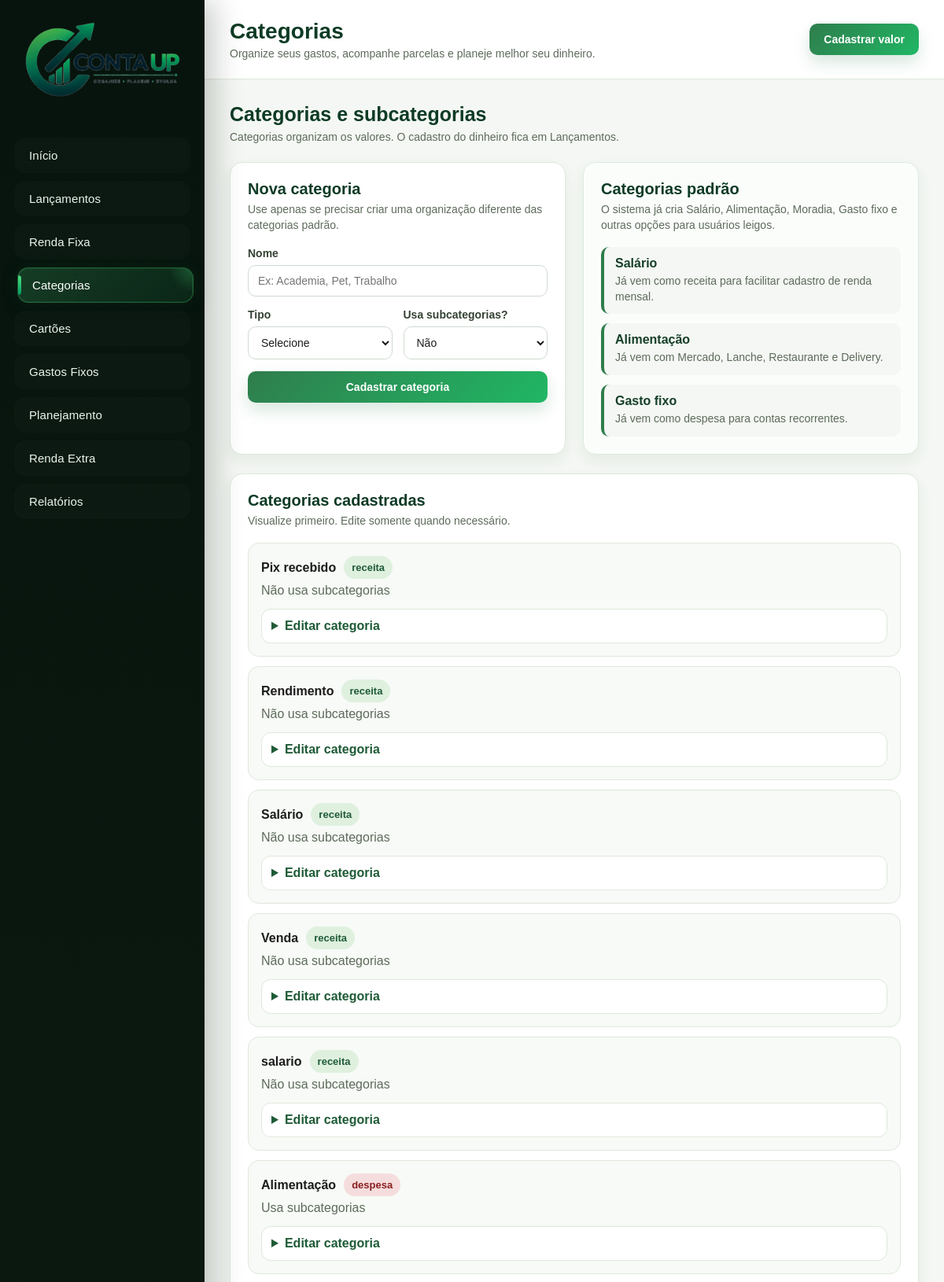
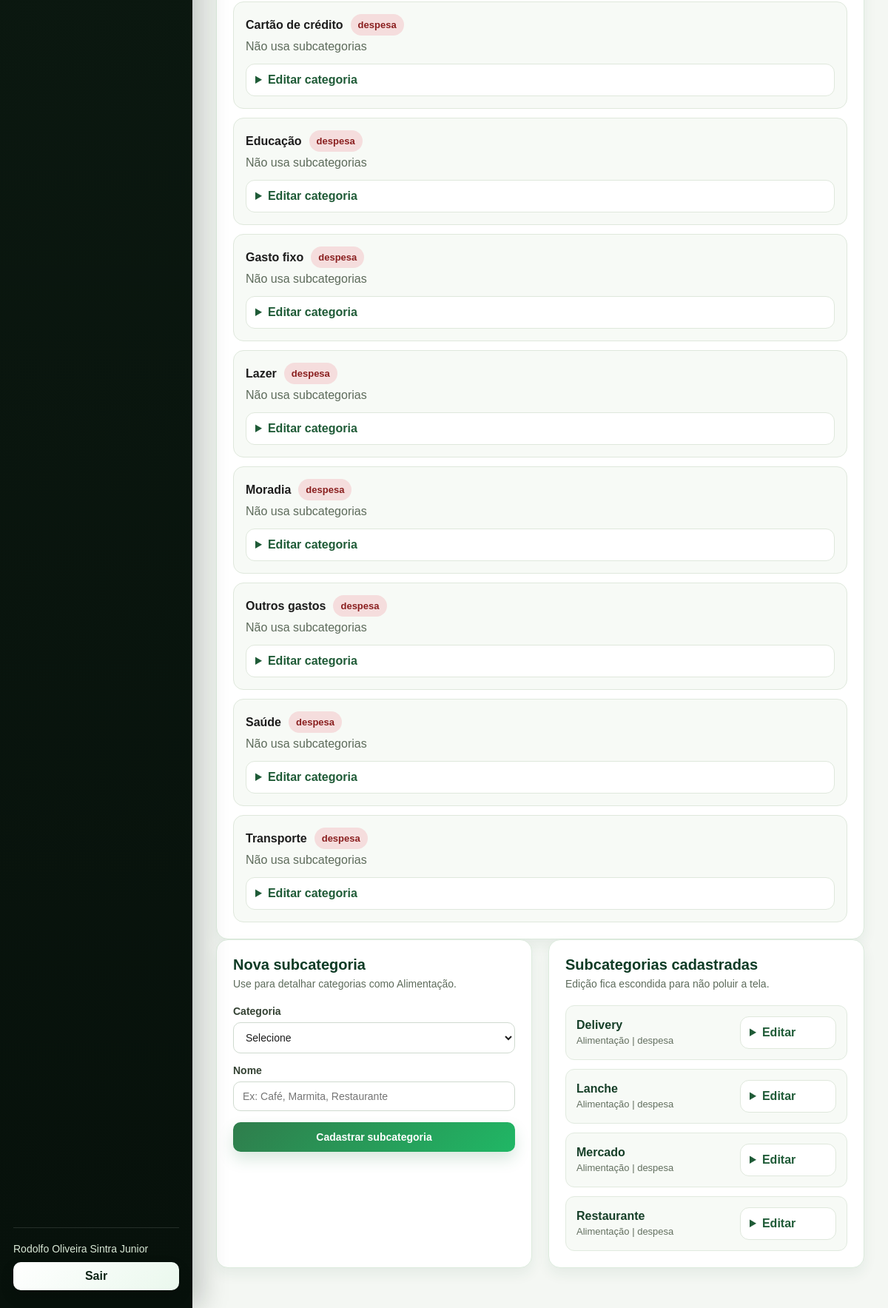
Screenshot of /categorias (signed in) with the database file from the repository (2 pictures, top to bottom).
### tables this page shows
CREATE TABLE categorias (
            id INTEGER PRIMARY KEY AUTOINCREMENT,
            usuario_id INTEGER NOT NULL,
            nome TEXT NOT NULL,
            tipo TEXT NOT NULL CHECK(tipo IN ('receita', 'despesa')),
            usa_subcategorias INTEGER DEFAULT 0,
            ativo INTEGER DEFAULT 1,
            FOREIGN KEY (usuario_id) REFERENCES usuarios(id) ON DELETE CASCADE
        );

CREATE TABLE subcategorias (
            id INTEGER PRIMARY KEY AUTOINCREMENT,
            usuario_id INTEGER NOT NULL,
            categoria_id INTEGER NOT NULL,
            nome TEXT NOT NULL,
            ativo INTEGER DEFAULT 1,
            FOREIGN KEY (usuario_id) REFERENCES usuarios(id) ON DELETE CASCADE,
            FOREIGN KEY (categoria_id) REFERENCES categorias(id) ON DELETE CASCADE
        );

### rotas/categorias.py (the view)
@categorias_bp.route('/categorias')
@login_obrigatorio
def categorias():
    usuario_id = session.get('usuario_id')
    categorias_lista = listar_categorias(usuario_id)
    subcategorias_lista = listar_subcategorias(usuario_id)
    return render_template(
        'categorias.html',
        categorias=categorias_lista,
        subcategorias=subcategorias_lista
    )

### app.py (called while the page is built)
@app.context_processor
def funcoes_globais():
    return {
        'formatar_moeda': formatar_moeda
    }

### database.py (called while the page is built)
def conectar():
    conexao = sqlite3.connect(DATABASE)
    conexao.row_factory = sqlite3.Row
    conexao.execute('PRAGMA foreign_keys = ON')
    return conexao

def listar_categorias(usuario_id, tipo=None):
    conexao = conectar()
    cursor = conexao.cursor()
    if tipo:
        cursor.execute(
            '''
            SELECT * FROM categorias
            WHERE usuario_id = ?
            AND tipo = ?
            AND ativo = 1
            ORDER BY nome
            ''',
            (usuario_id, tipo)
        )
    else:
        cursor.execute(
            '''
            SELECT * FROM categorias
            WHERE usuario_id = ?
            AND ativo = 1
            ORDER BY tipo DESC, nome
            ''',
            (usuario_id,)
        )
    categorias = cursor.fetchall()
    conexao.close()
    return categorias

def listar_subcategorias(usuario_id):
    conexao = conectar()
    cursor = conexao.cursor()
    cursor.execute(
        '''
        SELECT
            subcategorias.id,
            subcategorias.nome,
            subcategorias.categoria_id,
            categorias.nome AS categoria,
            categorias.tipo
        FROM subcategorias
        JOIN categorias ON categorias.id = subcategorias.categoria_id
        WHERE subcategorias.usuario_id = ?
        AND subcategorias.ativo = 1
        AND categorias.ativo = 1
        ORDER BY categorias.nome, subcategorias.nome
        ''',
        (usuario_id,)
    )
    subcategorias = cursor.fetchall()
    conexao.close()
    return subcategorias

### rotas/auth.py (called while the page is built)
def usuario_logado():
    return session.get('usuario_id')

def login_obrigatorio(funcao):
    @wraps(funcao)
    def wrapper(*args, **kwargs):
        if not usuario_logado():
            flash('Faça login para acessar o sistema.', 'aviso')
            return redirect(url_for('auth.login'))
        return funcao(*args, **kwargs)
    return wrapper

### templates/categorias.html (shortened to what this page needs)
{% extends 'base.html' %}
{% block pagina %}Categorias{% endblock %}
{% block conteudo %}
<section class='page-header'>
    <div>
        <h2>Categorias e subcategorias</h2>
        <p>Categorias organizam os valores. O cadastro do dinheiro fica em Lançamentos.</p>
    </div>
</section>
<section class='form-grid'>
    <article class='card'>
        <div class='card-title'>
            <h3>Nova categoria</h3>
            <p>Use apenas se precisar criar uma organização diferente das categorias padrão.</p>
        </div>
        <form class='formulario' method='POST' action='{{ url_for('categorias.nova_categoria') }}'>
            <div class='form-group'><label>Nome</label><input type='text' name='nome' placeholder='Ex: Academia, Pet, Trabalho' required></div>
            <div class='form-row'>
                <div class='form-group'><label>Tipo</label><select name='tipo' required><option value=''>Selecione</option><option value='receita'>Receita</option><option value='despesa'>Despesa</option></select></div>
                <div class='form-group'><label>Usa subcategorias?</label><select name='usa_subcategorias'><option value='0'>Não</option><option value='1'>Sim</option></select></div>
            </div>
            <button class='btn-primary' type='submit'>Cadastrar categoria</button>
        </form>
    </article>
    <article class='card apoio-card'>
        <div class='card-title'><h3>Categorias padrão</h3><p>O sistema já cria Salário, Alimentação, Moradia, Gasto fixo e outras opções para usuários leigos.</p></div>
        <div class='lista-dicas'>
            <div><strong>Salário</strong><span>Já vem como receita para facilitar cadastro de renda mensal.</span></div>
            <div><strong>Alimentação</strong><span>Já vem com Mercado, Lanche, Restaurante e Delivery.</span></div>
            <div><strong>Gasto fixo</strong><span>Já vem como despesa para contas recorrentes.</span></div>
        </div>
    </article>
</section>
<section class='card'>
    <div class='card-title'><h3>Categorias cadastradas</h3><p>Visualize primeiro. Edite somente quando necessário.</p></div>
    {% if categorias %}
        <div class='lista-resumo'>
            {% for categoria in categorias %}
                <div class='linha-lancamento'>
                    <div class='lancamento-info'>
                        <div><strong>{{ categoria.nome }}</strong><span class='tipo {{ categoria.tipo }}'>{{ categoria.tipo }}</span></div>
                        {% if categoria.usa_subcategorias == 1 %}<p>Usa subcategorias</p>{% else %}<p>Não usa subcategorias</p>{% endif %}
                    </div>
                    <details class='editar-detalhes'>
                        <summary>Editar categoria</summary>
                    </details>
                </div>
            {% endfor %}
        </div>
    {% else %}
        <div class='empty-state'><strong>Nenhuma categoria cadastrada</strong><p>As categorias padrão serão criadas ao reiniciar o sistema.</p></div>
    {% endif %}
</section>
<section class='form-grid'>
    <article class='card'>
        <div class='card-title'><h3>Nova subcategoria</h3><p>Use para detalhar categorias como Alimentação.</p></div>
        <form class='formulario' method='POST' action='{{ url_for('categorias.nova_subcategoria') }}'>
            <div class='form-group'><label>Categoria</label><select name='categoria_id' required><option value=''>Selecione</option></select></div>
            <div class='form-group'><label>Nome</label><input type='text' name='nome' placeholder='Ex: Café, Marmita, Restaurante' required></div>
            <button class='btn-primary' type='submit'>Cadastrar subcategoria</button>
        </form>
    </article>
    <article class='card'>
        <div class='card-title'><h3>Subcategorias cadastradas</h3><p>Edição fica escondida para não poluir a tela.</p></div>
        {% if subcategorias %}
            <div class='lista-resumo'>
                {% for subcategoria in subcategorias %}
                    <div class='linha-resumo'>
                        <div><strong>{{ subcategoria.nome }}</strong><span>{{ subcategoria.categoria }} | {{ subcategoria.tipo }}</span></div>
                        <details class='editar-detalhes menor'>
                            <summary>Editar</summary>
                        </details>
                    </div>
                {% endfor %}
            </div>
        {% else %}
            <div class='empty-state'><strong>Nenhuma subcategoria</strong><p>As principais subcategorias de alimentação já vêm no sistema.</p></div>
        {% endif %}
    </article>
</section>
{% endblock %}

### templates/base.html (shortened to what this page needs)
<!DOCTYPE html>
<html lang='pt-br'>
<head>
    <link rel='stylesheet' href='{{ url_for('static', filename='css/style.css') }}'>
</head>
<body>
    {% if session.get('usuario_id') %}
        <div class='app-shell'>
            <aside class='sidebar'>
                <div class='brand'>
                    <img class='brand-logo-full' src='{{ url_for('static', filename='img/logo_horizontal.png') }}' alt='Logo ContaUP'>
                </div>
                <nav class='menu'>
                    <a class='{% if request.endpoint and request.endpoint.startswith('dashboard.') %}ativo{% endif %}' href='{{ url_for('dashboard.dashboard') }}'>Início</a>
                    <a class='{% if request.endpoint and request.endpoint.startswith('lancamentos.') %}ativo{% endif %}' href='{{ url_for('lancamentos.lancamentos') }}'>Lançamentos</a>
                    <a class='{% if request.endpoint and request.endpoint.startswith('renda_fixa.') %}ativo{% endif %}' href='{{ url_for('renda_fixa.renda_fixa') }}'>Renda Fixa</a>
                    <a class='{% if request.endpoint and request.endpoint.startswith('categorias.') %}ativo{% endif %}' href='{{ url_for('categorias.categorias') }}'>Categorias</a>
                    <a class='{% if request.endpoint and request.endpoint.startswith('cartoes.') %}ativo{% endif %}' href='{{ url_for('cartoes.cartoes') }}'>Cartões</a>
                    <a class='{% if request.endpoint and request.endpoint.startswith('gastos_fixos.') %}ativo{% endif %}' href='{{ url_for('gastos_fixos.gastos_fixos') }}'>Gastos Fixos</a>
                    <a class='{% if request.endpoint and request.endpoint.startswith('planejamento.') %}ativo{% endif %}' href='{{ url_for('planejamento.planejamento') }}'>Planejamento</a>
                    <a class='{% if request.endpoint and request.endpoint.startswith('renda_extra.') %}ativo{% endif %}' href='{{ url_for('renda_extra.renda_extra') }}'>Renda Extra</a>
                    <a class='{% if request.endpoint and request.endpoint.startswith('relatorios.') %}ativo{% endif %}' href='{{ url_for('relatorios.relatorios') }}'>Relatórios</a>
                </nav>
                <div class='sidebar-footer'>
                    <span>{{ session.get('usuario_nome') }}</span>
                    <a href='{{ url_for('auth.logout') }}'>Sair</a>
                </div>
            </aside>
            <section class='page'>
                <header class='topbar'>
                    <div>
                        <h1>{% block pagina %}ContaUP{% endblock %}</h1>
                        <p>Organize seus gastos, acompanhe parcelas e planeje melhor seu dinheiro.</p>
                    </div>
                    <a class='btn-top' href='{{ url_for('lancamentos.lancamentos') }}'>Cadastrar valor</a>
                </header>
                <main class='content'>
    {% endif %}
                    {% block conteudo %}{% endblock %}
    {% if session.get('usuario_id') %}
                </main>
            </section>
        </div>
    {% else %}
        </main>
    {% endif %}
</body>
</html>

### rows the page displays
categorias: nome "Pix recebido", tipo "receita", usa_subcategorias "Não usa subcategorias"
categorias: nome "Rendimento", tipo "receita", usa_subcategorias "Não usa subcategorias"
categorias: nome "Salário", tipo "receita", usa_subcategorias "Não usa subcategorias"
categorias: nome "Venda", tipo "receita", usa_subcategorias "Não usa subcategorias"
categorias: nome "salario", tipo "receita", usa_subcategorias "Não usa subcategorias"
categorias: nome "Alimentação", tipo "despesa", usa_subcategorias "Usa subcategorias"
categorias: nome "Cartão de crédito", tipo "despesa", usa_subcategorias "Não usa subcategorias"
categorias: nome "Educação", tipo "despesa", usa_subcategorias "Não usa subcategorias"
categorias: nome "Gasto fixo", tipo "despesa", usa_subcategorias "Não usa subcategorias"
categorias: nome "Lazer", tipo "despesa", usa_subcategorias "Não usa subcategorias"
categorias: nome "Moradia", tipo "despesa", usa_subcategorias "Não usa subcategorias"
categorias: nome "Outros gastos", tipo "despesa", usa_subcategorias "Não usa subcategorias"
categorias: nome "Saúde", tipo "despesa", usa_subcategorias "Não usa subcategorias"
categorias: nome "Transporte", tipo "despesa", usa_subcategorias "Não usa subcategorias"
subcategorias: nome "Delivery", categoria "Alimentação", tipo "despesa"
subcategorias: nome "Lanche", categoria "Alimentação", tipo "despesa"
subcategorias: nome "Mercado", categoria "Alimentação", tipo "despesa"
subcategorias: nome "Restaurante", categoria "Alimentação", tipo "despesa"

### other values shown
{{ session.get('usuario_nome') }} "Rodolfo Oliveira Sintra Junior"
